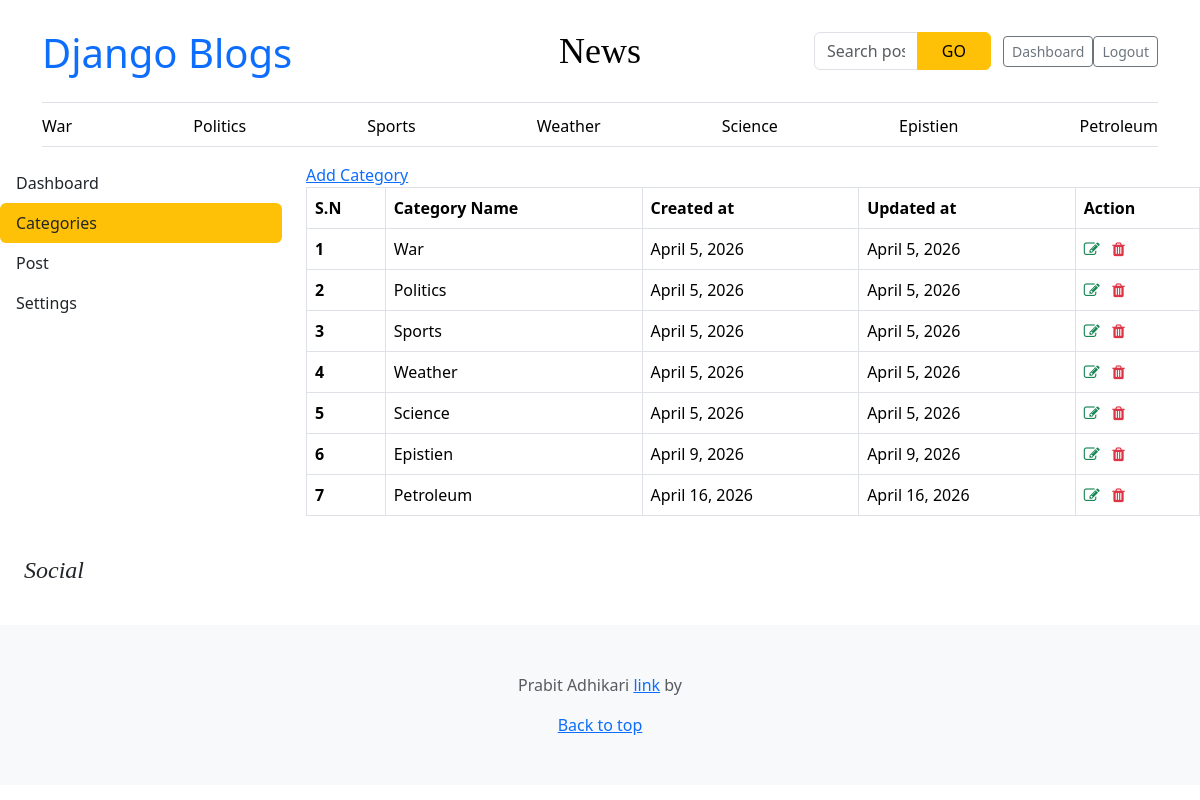
The page /dashboard/categories/ (signed in) on the database as committed earlier.
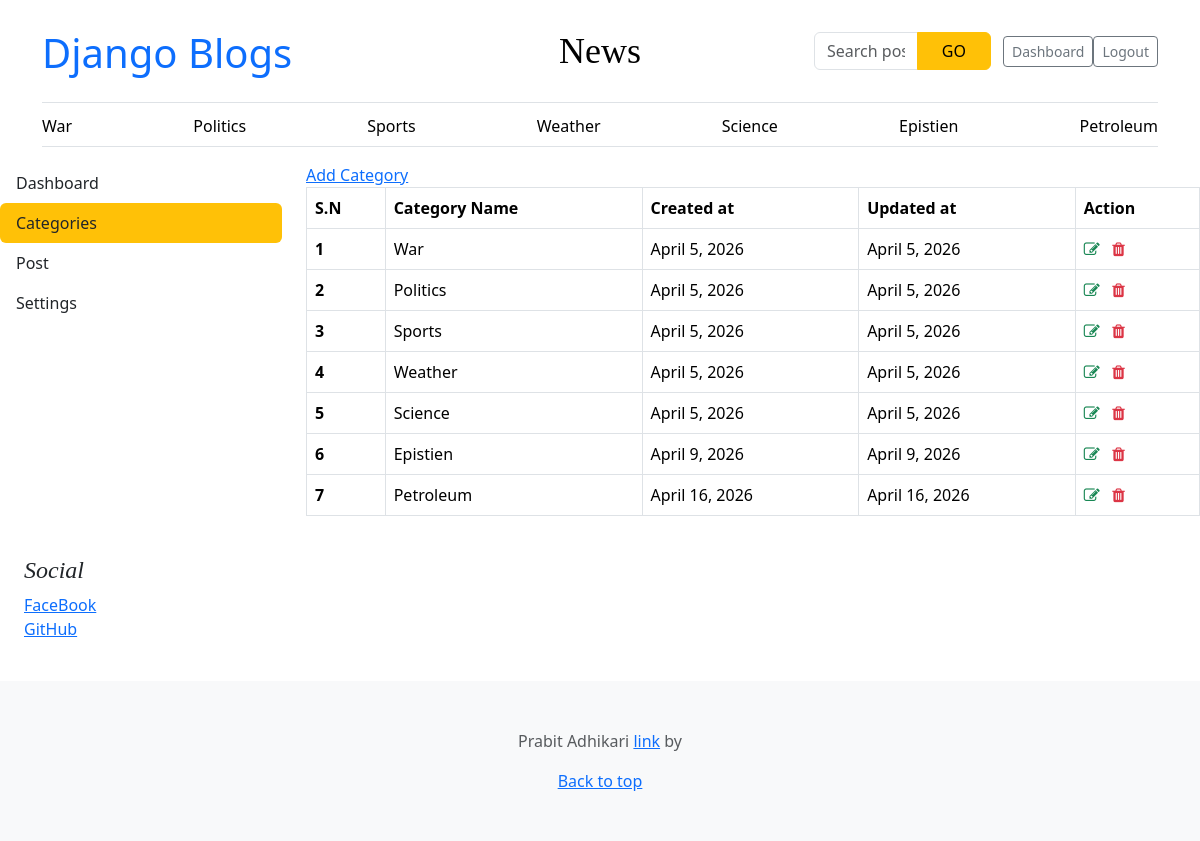
The same page on the database as committed later.
### blog/models.py (models this page shows, shortened)
class Category(models.Model):
    category_name = models.CharField(max_length=1000, unique=True)
    created_at = models.DateField(auto_now_add=True)
    updated_at = models.DateField(auto_now=True)
    class Meta:
        verbose_name_plural = 'categories'
    def __str__(self):
        return f'{self.category_name}'

### about/models.py (models this page shows, shortened)
class Socials(models.Model):
    name = models.CharField(max_length=50)
    link = models.URLField(max_length=500)
    class Meta:
        verbose_name_plural = 'Social Media'

### dashboard/views.py (the view)
# urls.py: path('dashboard/categories/', views.categories, name='categories'),
@login_required(login_url='login')
def categories(request):
   categories = Category.objects.all()
   context = {
       'categories': categories
   }
   return render(request, 'dashboard/categories.html', context)

### blog/context_processors.py (called while the page is built)
def get_categories(request):
    categories = Category.objects.all()
    return dict(categories=categories)

def get_socials(request):
    socials = Socials.objects.all()
    return dict(socials=socials)

### blog/templates/dashboard/categories.html (shortened to what this page needs)
{% extends 'base.html' %} {% block content%}
<div class="row">
  {% include 'dashboard/sidebar.html' %}
  <div class="col-md-9">
    <div class="tab-content" id="v-pills-tabContent">
      <a href="{% url 'add_category' %}">Add Category</a>
      <table class="table table-hover table-bordered">
        <thead>
          <tr>
            <th scope="col">S.N</th>
            <th scope="col">Category Name</th>
            <th scope="col">Created at</th>
            <th scope="col">Updated at</th>
            <th scope="col">Action</th>
          </tr>
        </thead>
        <tbody>
          {% for cat in categories %}
          <tr>
            <th scope="row">{{forloop.counter}}</th>
            <td>{{cat.category_name}}</td>
            <td>{{cat.created_at}}</td>
            <td>{{cat.updated_at}}</td>
            <td>
              <a href="{% url 'edit_category' cat.id %}"
                ><i class="fa fa-edit text-success"></i
              ></a>
              <a href="{% url 'delete_category' cat.id %}"
                ><i class="fa fa-trash text-danger" aria-hidden="true"></i
              ></a>
            </td>
          </tr>
          {% endfor %}
        </tbody>
      </table>
    </div>
  </div>
</div>
{% endblock%}

### blog/templates/base.html (shortened to what this page needs)
{% load static%}
<!doctype html>
<html lang="en" data-bs-theme="auto">
  <head>
    <link
      href="https://cdn.jsdelivr.net/npm/bootstrap@5.3.8/dist/css/bootstrap.min.css"
      rel="stylesheet"
    />
    <link href="{% static 'css/blog.css' %}" rel="stylesheet" />
    <link href="{% static 'css/blog.css' %}" rel="stylesheet" />
    <link
      rel="stylesheet"
      href="https://cdnjs.cloudflare.com/ajax/libs/font-awesome/4.7.0/css/font-awesome.min.css"
    />
  </head>
  <body>
    <div class="container">
      <header class="border-bottom lh-1 py-3">
        <div class="row flex-nowrap justify-content-between align-items-center">
          <div class="col-4 pt-1 fs-1">
            <a href="{% url 'home' %}" style="text-decoration: none"
              >Django Blogs</a
            >
          </div>
          <div class="col-4 text-center">
            <a
              class="blog-header-logo text-body-emphasis text-decoration-none"
              href="#"
              >News</a
            >
          </div>
          <div class="col-4 d-flex justify-content-end align-items-center">
            <div class="container py-3">
              <form
                action="{% url 'search' %}"
                method="GET"
                class="d-flex justify-content-center"
                id="search-bar"
              >
                <div class="input-group" style="max-width: 500px">
                  <input
                    type="text"
                    class="form-control"
                    placeholder="Search posts..."
                    name="keyword"
                  />
                  <button class="btn btn-warning px-4" type="submit">GO</button>
                </div>
              </form>
            </div>
            {% if user.is_authenticated %}
            <a
              class="btn btn-sm btn-outline-secondary"
              href="{% url 'dashboard' %}"
              >Dashboard</a
            >
            <a
              class="btn btn-sm btn-outline-secondary"
              href="{% url 'logout' %}"
              >Logout</a
            >
            {% endif %}
          </div>
        </div>
      </header>
      <div class="nav-scroller py-1 mb-3 border-bottom">
        <nav class="nav nav-underline justify-content-between">
          {% if categories %} {% for cat in categories %}
          <a
            class="nav-item nav-link link-body-emphasis"
            href="{% url 'post_by_category' cat.id %}"
            >{{cat}}</a
          >
          {%endfor%} {% endif %}
        </nav>
      </div>
    </div>
    {% block content%} {% endblock %}
    <div class="p-4">
      <h4 class="fst-italic">Social</h4>
      <ol class="list-unstyled">
        {% for account in socials %}
        <li><a href="{{account.link}}">{{account.name}}</a></li>
        {% endfor %}
      </ol>
    </div>
    <footer class="py-5 text-center text-body-secondary bg-body-tertiary">
      <p>
        Prabit Adhikari
        <a href="https://getbootstrap.com/">link</a> by
      </p>
      <p class="mb-0"><a href="#">Back to top</a></p>
    </footer>
  </body>
</html>

Rows that differ between the two databases and show on the page:
added Socials: name "FaceBook"
added Socials: name "GitHub"
